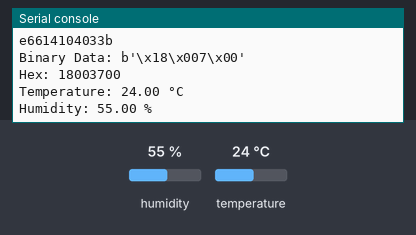
A program run on a simulated MicroPython board. On the bench: the last lines printed to the serial console. Inputs (shaded band) come from the test bench; at power-on: humidity 55 %, temperature 24 °C.

Above: at 1.2 s.
1.3 s: humidity set to 22 %
At 2.9 s:
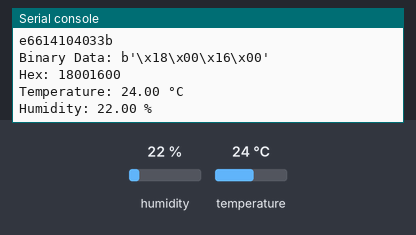
4.5 s: temperature set to 12 °C
At 6.0 s:
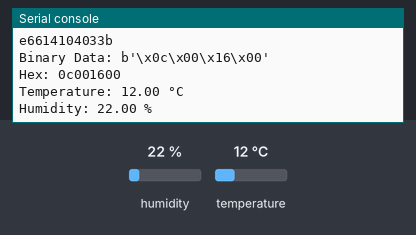
6.6 s: humidity set to 40 %
At 8.0 s:
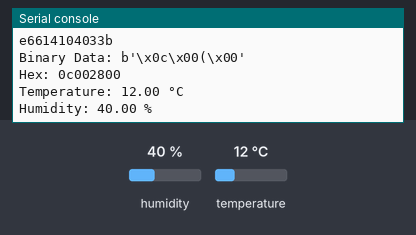
9.7 s: temperature set to 19 °C
At 11.1 s:
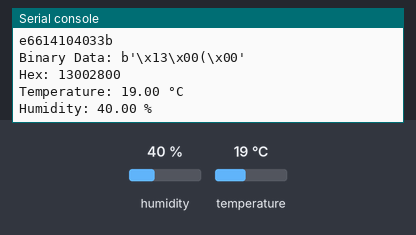
12.7 s: humidity set to 68 %
At 14.2 s:
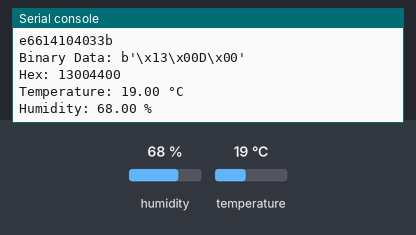
15.8 s: temperature set to 28 °C
At 17.2 s:
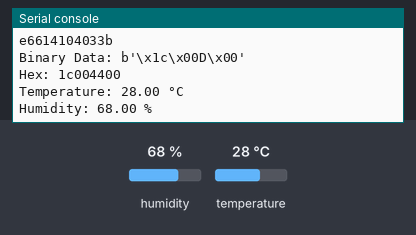
Timing chart, 0 to 18.8 s (numbered marks = the images above; inputs shaded):
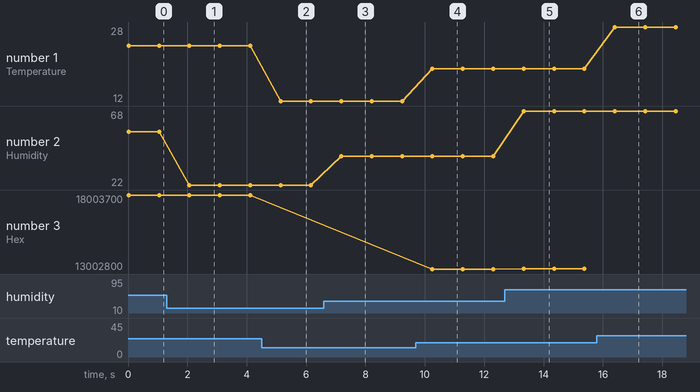

Measured:
- after the input at 1.3 s, the serial console: prints a new line after 0.77 s (image 1)
- after the input at 4.5 s, the serial console: prints a new line after 0.64 s (image 2)
- after the input at 6.6 s, the serial console: prints a new line after 0.59 s (image 3)
- after the input at 9.7 s, the serial console: prints a new line after 0.56 s (image 4)
- after the input at 12.7 s, the serial console: prints a new line after 0.63 s (image 5)
- after the input at 15.8 s, the serial console: prints a new line after 0.60 s (image 6)
- plotted number 1: 24 → 12 after the input at 4.5 s, 12 → 19 after the input at 9.7 s, 19 → 28 after the input at 15.8 s
- plotted number 2: 55 → 22 after the input at 1.3 s, 22 → 40 after the input at 6.6 s, 40 → 68 after the input at 12.7 s

The program:

dht11.py
```python
import machine
import dht
import time
import struct


class DHTSensor:
    def __init__(self, pin):
        """Initialize the DHT11 sensor on the given GPIO pin."""
        self.dht_pin = machine.Pin(pin)
        self.dht_sensor = dht.DHT11(self.dht_pin)

    def read_sensor(self):
        """Read temperature and humidity from the sensor."""
        retries = 5
        for _ in range(retries):
            try:
                self.dht_sensor.measure()
                temperature_celsius = self.dht_sensor.temperature()
                humidity_percent = self.dht_sensor.humidity()
                return temperature_celsius, humidity_percent
            except Exception as e:
                print("Error reading DHT11:", str(e))
                time.sleep(1)  # Wait a second before retrying
        return None, None

    def get_binary_data(self):
        """Get temperature and humidity packed into a binary format."""
        temp, humidity = self.read_sensor()
        if temp is not None and humidity is not None:
            return struct.pack("hh", temp, humidity)
        return None

    def display_data(self):
        """Prints sensor readings in both decimal and binary formats."""
        temp, humidity = self.read_sensor()
        if temp is not None and humidity is not None:
            binary_data = struct.pack("hh", temp, humidity)
            print(machine.unique_id().hex())
            print("Binary Data:", binary_data)
            print("Hex:", binary_data.hex())
            print(f"Temperature: {temp:.2f} °C")
            print(f"Humidity: {humidity:.2f} %")
        else:
            print("Failed to read sensor data.")


if __name__ == "__main__":
    sensor = DHTSensor(pin=1)

    try:
        while True:
            sensor.display_data()
            time.sleep(1)  # Delay for next reading
    except KeyboardInterrupt:
        print("\n*** DHT11 Sensor Stopped ***")
```
